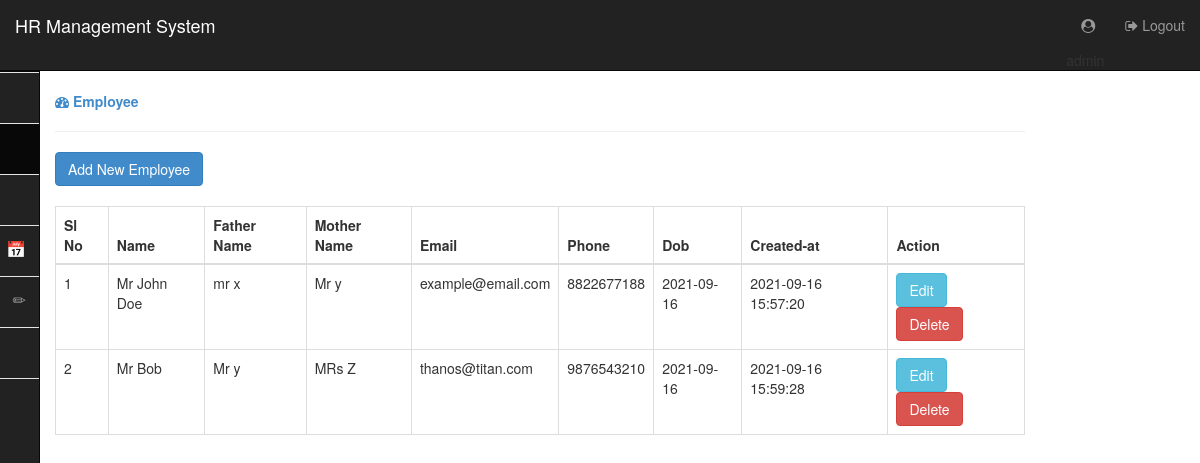
The page /admin/employee-index.php (signed in) on the database its author committed.
### tables this page shows
CREATE TABLE `employee` (
  `id` int NOT NULL,
  `name` varchar(150) NOT NULL,
  `father_name` varchar(150) NOT NULL,
  `mother_name` varchar(150) NOT NULL,
  `email` varchar(150) NOT NULL,
  `phone` varchar(20) NOT NULL,
  `gender` varchar(20) NOT NULL,
  `dob` varchar(20) NOT NULL,
  `doj` varchar(20) NOT NULL,
  `department` varchar(20) NOT NULL,
  `address` text NOT NULL,
  `basicPay` double NOT NULL,
  `created_at` timestamp NOT NULL DEFAULT CURRENT_TIMESTAMP
);

### admin/employee-index.php (the view, shortened to what this page needs)
<?php
require_once './header.php';
require_once './sidemenu.php';
require_once './src/database.php';
$sql = "SELECT * FROM employee";
$res = $db->query($sql);
$employees = [];
while ($row = $res->fetch_object()) {
    $employees[] = $row;
}
?>
<div class="col-lg-10 col-md-10 col-sm-12 col-xs-12">
    <a href="#"><strong><span class="fa fa-dashboard"></span> Employee</strong></a>
    <hr>
    <a href="./add-employee.php"><button class="btn btn-primary" type="button">Add New Employee</button></a>
    <br>
    <br>
    <table class="table table-bordered">
        <thead>
            <th>Sl No</th>
            <th>Name</th>
            <th>Father Name</th>
            <th>Mother Name</th>
            <th>Email</th>
            <th>Phone</th>
            <th>Dob</th>
            <th>Created-at</th>
            <th>Action</th>
        </thead>
        <tbody>
            <?php $i = 0;
            foreach ($employees as $e) : ?>
                <tr>
                    <td><?php echo $i + 1 ?></td>
                    <td><?php echo $e->name ?></td>
                    <td><?php echo $e->father_name ?></td>
                    <td><?php echo $e->mother_name ?></td>
                    <td><?php echo $e->email ?></td>
                     <td><?php echo $e->phone ?></td>
                      <td><?php echo $e->dob ?></td>
                    <td><?php echo $e->created_at ?></td>
                    <td>
                        <a href="./edit-employee.php?edit=  <?php echo $e->id ?>" class="btn btn-info">Edit</a>
                        <a onclick='return confirm("Are you sure?")' href="<?php echo $_SERVER['PHP_SELF'] ?>?delete=<?php echo $e->id ?>" class="btn btn-danger">Delete</a>
                    </td>
                </tr>
            <?php $i++;endforeach ?>
        </tbody>
    </table>
</div>
<?php require_once './footer.php'; ?>

### admin/res/css/style.css (style rules this page uses)
body { min-height: 100vh; }
body, html { height: 100%; }

### rows shown on the page
employee: name "Mr John Doe", father_name "mr x", mother_name "Mr y", email "example@email.com", phone "8822677188", dob "2021-09-16", created_at "2021-09-16 15:57:20"
employee: name "Mr Bob", father_name "Mr y", mother_name "MRs Z", email "thanos@titan.com", phone "9876543210", dob "2021-09-16", created_at "2021-09-16 15:59:28"
